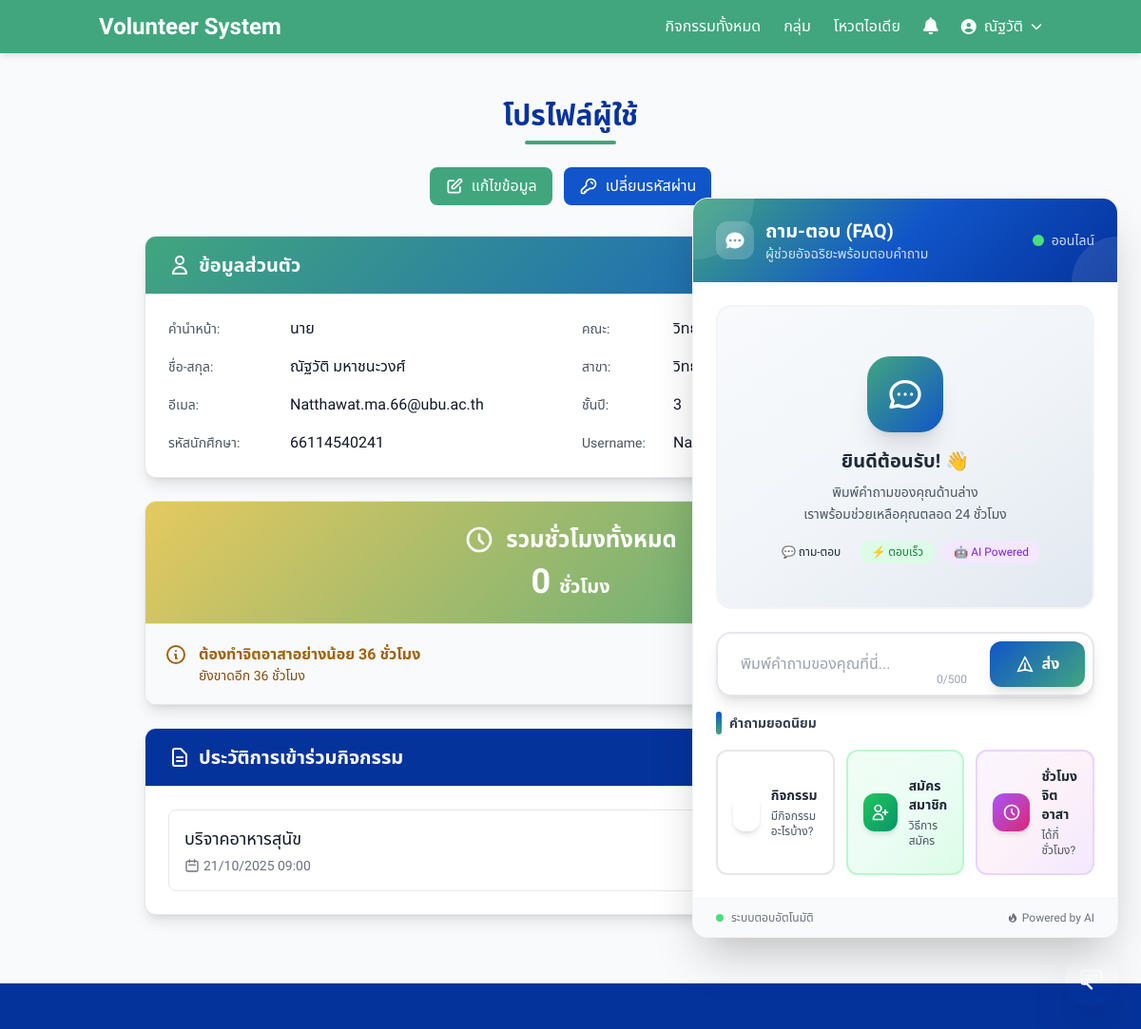
The page /profile/ (signed in) on the database as committed earlier.
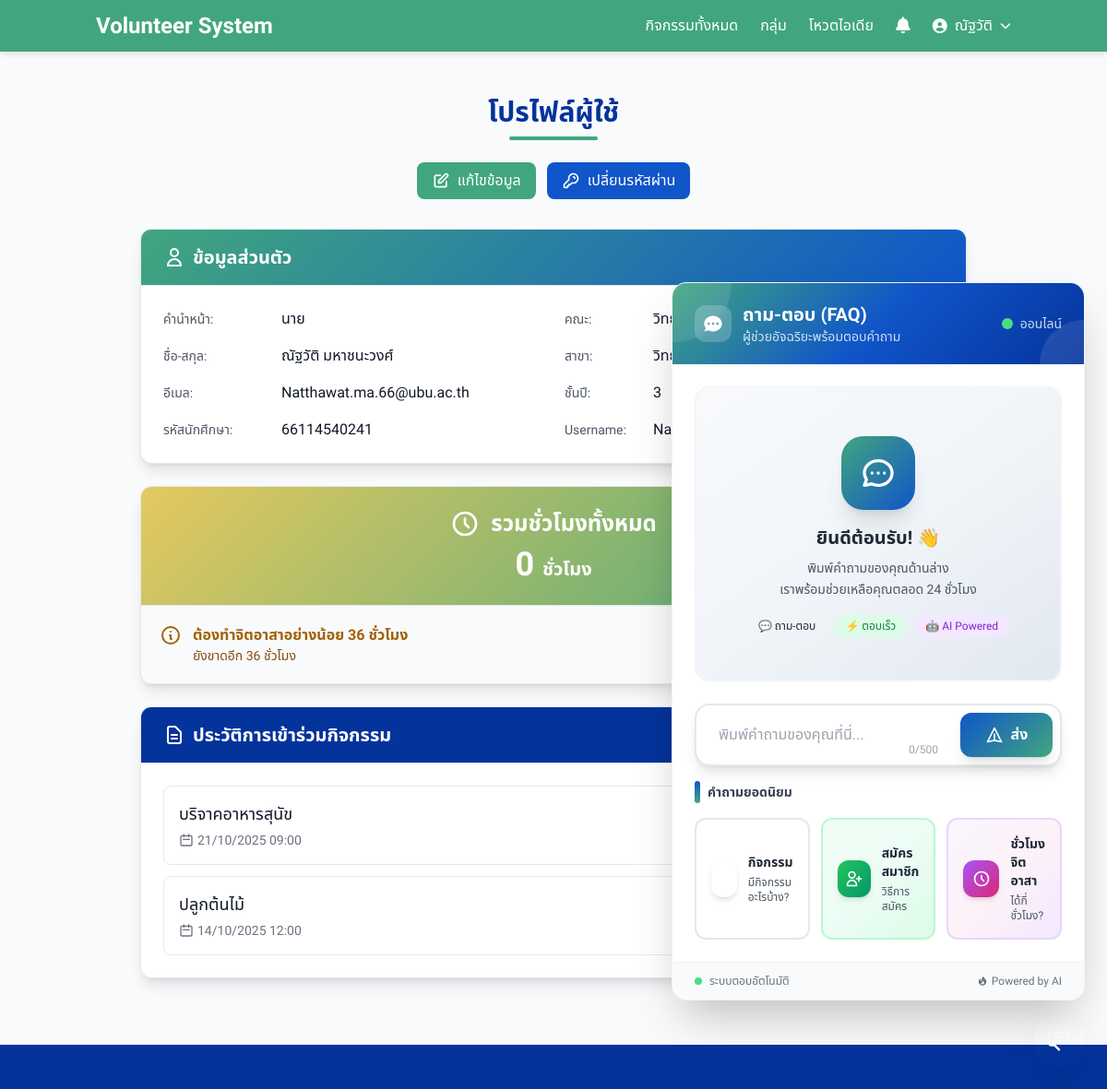
The same page on the database as committed later.
### volunteer_app/models.py (models this page shows, shortened)
class ActivitySignup(models.Model):
    activity = models.ForeignKey(Activity, on_delete=models.CASCADE, related_name="signups")
    user = models.ForeignKey(User, on_delete=models.CASCADE, related_name="signups")
    note = models.TextField(blank=True)
    joined_at = models.DateTimeField(auto_now_add=True)
    STATUS_CHOICES = [
        ("requested", "Requested"),
        ("confirmed", "Confirmed"),
        ("attended", "Attended"),
        ("waitlist", "Waitlist"),
        ("cancelled", "Cancelled"),
    ]
    status = models.CharField(max_length=20, choices=STATUS_CHOICES, default="requested")
    class Meta:
        unique_together = ("activity", "user")

class Activity(models.Model):
    TYPE_CHOICES = [
        ("environment", "Environment"),
        ("community", "Community"),
        ("education", "Education"),
        ("health", "Health"),
        ("other", "Other"),
    ]
    STATUS_CHOICES = [
        ("upcoming", "Upcoming"),
        ("ongoing", "Ongoing"),
        ("completed", "Completed"),
        ("cancelled", "Cancelled"),
    ]
    title = models.CharField(max_length=200)
    description = models.TextField(blank=True)
    category = models.CharField(max_length=50, choices=TYPE_CHOICES, default="other")
    status = models.CharField(max_length=20, choices=STATUS_CHOICES, default="upcoming")
    datetime = models.DateTimeField()
    location = models.CharField(max_length=255)
    capacity = models.PositiveIntegerField(default=50)
    hours_reward = models.DecimalField(max_digits=4, decimal_places=1, default=1.0)
    image = models.ImageField(upload_to=activity_image_path, null=True, blank=True)
    created_by = models.ForeignKey(User, on_delete=models.SET_NULL, null=True, blank=True, related_name="created_activities")
    created_at = models.DateTimeField(auto_now_add=True)

### volunteer_app/views.py (the view)
# urls.py: path("profile/", views.profile, name="profile"),
@login_required
def profile(request):
    user = request.user
    signups = user.signups.select_related("activity").all()
    scans = user.qr_scans.select_related("activity").all()
    total_hours = user.total_hours()
    required_hours = 36
    remaining_hours = max(required_hours - total_hours, 0)
    has_completed_hours = total_hours >= required_hours
    return render(
        request,
        "profile.html",
        {
            "user": user,
            "signups": signups,
            "scans": scans,
            "total_hours": total_hours,
            "required_hours": required_hours,
            "remaining_hours": remaining_hours,
            "has_completed_hours": has_completed_hours,
        },
    )

### volunteer_app/context_processors.py (called while the page is built)
def unread_notifications(request):
    count = 0
    user = getattr(request, 'user', None)
    try:
        if user and user.is_authenticated:
            count = user.notifications.filter(is_read=False).count()
    except Exception:
        count = 0
    return {"unread_notifications_count": count}

### volunteer_app/models.py (called while the page is built)
    def total_hours(self):
        return sum(scan.activity.hours_reward for scan in self.qr_scans.all())

### volunteer_app/templates/profile.html (shortened to what the changed rows need)
{% extends "base.html" %}
{% block content %}
<div class="min-h-full bg-gray-50 py-6 px-4 sm:px-6 lg:px-8">
  <div class="max-w-4xl mx-auto space-y-6">
    <div class="text-center mb-8">
      <h1 class="text-3xl font-bold text-gray-900 mb-2" style="color: #05339C;">โปรไฟล์ผู้ใช้</h1>
    </div>
    <div class="bg-white rounded-xl shadow-lg border border-gray-200 overflow-hidden">
      <div class="px-6 py-4 border-b border-gray-200" style="background: linear-gradient(135deg, #41A67E 0%, #1055C9 100%);">
        <h2 class="text-xl font-semibold text-white flex items-center" role="heading" aria-level="2">
          <svg class="w-6 h-6 mr-2" fill="none" stroke="currentColor" viewBox="0 0 24 24" aria-hidden="true">
            <path stroke-linecap="round" stroke-linejoin="round" stroke-width="2" d="M16 7a4 4 0 11-8 0 4 4 0 018 0zM12 14a7 7 0 00-7 7h14a7 7 0 00-7-7z"></path>
          </svg>
          ข้อมูลส่วนตัว
        </h2>
      </div>
    </div>
    <div class="bg-white rounded-xl shadow-lg border border-gray-200 overflow-hidden">
      <div class="p-6">
        {% if signups %}
          <ul class="space-y-3" role="list" aria-label="รายการประวัติการเข้าร่วมกิจกรรม">
            {% for s in signups %}
              <li class="group p-4 rounded-lg border border-gray-200 hover:border-gray-300 hover:shadow-md transition-all duration-200 focus-within:ring-2 focus-within:ring-offset-2 focus-within:ring-blue-500"
                  role="listitem"
                  tabindex="0"
                  aria-label="กิจกรรม {{ s.activity.title }} วันที่ {{ s.activity.datetime|date:'Y-m-d H:i' }} ได้รับ {{ s.activity.hours_reward }} ชั่วโมง">
                <div class="flex flex-col sm:flex-row sm:items-center sm:justify-between">
                  <div class="flex-1 min-w-0">
                    <h4 class="text-lg font-medium text-gray-900 group-hover:text-blue-600 transition-colors duration-200 truncate">
                      {{ s.activity.title }}
                    </h4>
                    <div class="mt-1 flex items-center text-sm text-gray-500">
                      <svg class="w-4 h-4 mr-1 flex-shrink-0" fill="none" stroke="currentColor" viewBox="0 0 24 24" aria-hidden="true">
                        <path stroke-linecap="round" stroke-linejoin="round" stroke-width="2" d="M8 7V3m8 4V3m-9 8h10M5 21h14a2 2 0 002-2V7a2 2 0 00-2-2H5a2 2 0 00-2 2v12a2 2 0 002 2z"></path>
                      </svg>
                      <time datetime="{{ s.activity.datetime|date:'Y-m-d H:i' }}">
                        {{ s.activity.datetime|date:"d/m/Y H:i" }}
                      </time>
                    </div>
                  </div>
                  <div class="mt-3 sm:mt-0 sm:ml-4 flex-shrink-0">
                    <div class="inline-flex items-center px-3 py-1 rounded-full text-sm font-medium text-white"
                         style="background-color: #41A67E;"
                         aria-label="{{ s.activity.hours_reward }} ชั่วโมง">
                    </div>
                  </div>
                </div>
              </li>
            {% endfor %}
          </ul>
        {% endif %}
      </div>
    </div>
  </div>
</div>
{% endblock %}

Rows that differ between the two databases and show on the page:
added ActivitySignup: activity "ปลูกต้นไม้", activity.datetime "14/10/2025 12:00"
